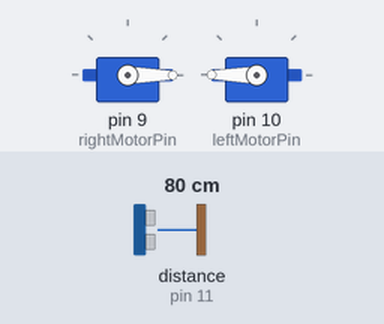
The sketch below on a simulated Arduino Uno, built with avr-gcc and run on an emulated ATmega328P. On the bench: 2 × servo. Wiring (inferred from the names in the program): ultrasonic range finder: trigger pin 12; echo pin 11. Inputs (shaded band) come from the test bench; at power-on: distance to the obstacle (sensor on pin 11) 80 cm. The echo pulse lasts 58.3 µs per cm.

Above: at 1.2 s.
1.3 s: distance to the obstacle (sensor on pin 11) set to 9 cm
2.8 s: distance to the obstacle (sensor on pin 11) set to 6 cm
At 4.0 s:
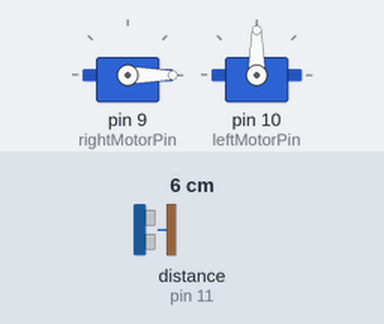
4.3 s: distance to the obstacle (sensor on pin 11) set to 18 cm
At 5.7 s:
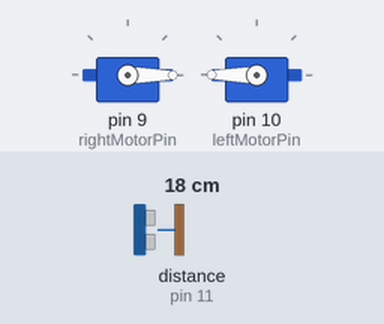
6.1 s: distance to the obstacle (sensor on pin 11) set to 2 cm
At 6.7 s:
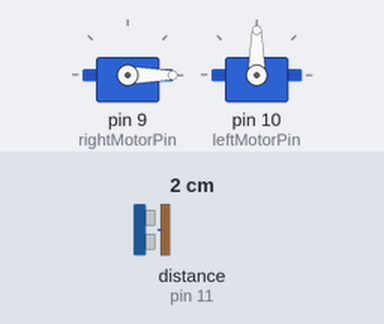
Timing chart, 0 to 8.6 s (numbered marks = the images above; inputs shaded):
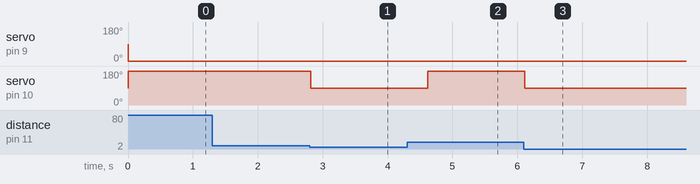

Measured:
- the behaviour switches between 8 and 7 cm on distance to the obstacle (sensor on pin 11) (found by bisection; images 0 and 1)
- after the input at 1.3 s, every drawn part: stays the same
- after the input at 2.8 s, servo on pin 10 (leftMotorPin): 180° → 90° at once
- after the input at 4.3 s, servo on pin 10 (leftMotorPin): 90° → 180° after 0.32 s
- after the input at 6.1 s, servo on pin 10 (leftMotorPin): 180° → 90° at once

The sketch:

GeeDeeWallTest.ino
```cpp
#include <Servo.h>

#define rightMotorPin 9
#define leftMotorPin 10

#define trigPin 12
#define echoPin 11

Servo rightMotor;
Servo leftMotor;

// Number in cm when the bot will turn. 1"= 2.54cm
const int wall = 7;

void setup() {
 // put your setup code here, to run once:

  rightMotor.attach(rightMotorPin);
  leftMotor.attach(leftMotorPin);

  pinMode(trigPin, OUTPUT);
  pinMode(echoPin, INPUT);
}

void loop() {
  long duration, distance;  // declare the variables we'll be using

// Clears the trigPin
  digitalWrite(trigPin, LOW);
  delayMicroseconds(2);

  // Sets the trigPin on HIGH state for 10 micro seconds
  digitalWrite(trigPin, HIGH);
  delayMicroseconds(10);
  digitalWrite(trigPin, LOW);

  // Reads the echoPin, returns the sound wave travel time in microseconds
  duration = pulseIn(echoPin, HIGH);
  distance = (duration/2) / 29.1; // calculation for the distance in cm

  if (distance <= wall) {

    rightMotor.write(0);
    leftMotor.write(90);

     delay(600);
  }
  else {

    rightMotor.write(0);
    leftMotor.write(180);

    delay(15);
  }

}
```
